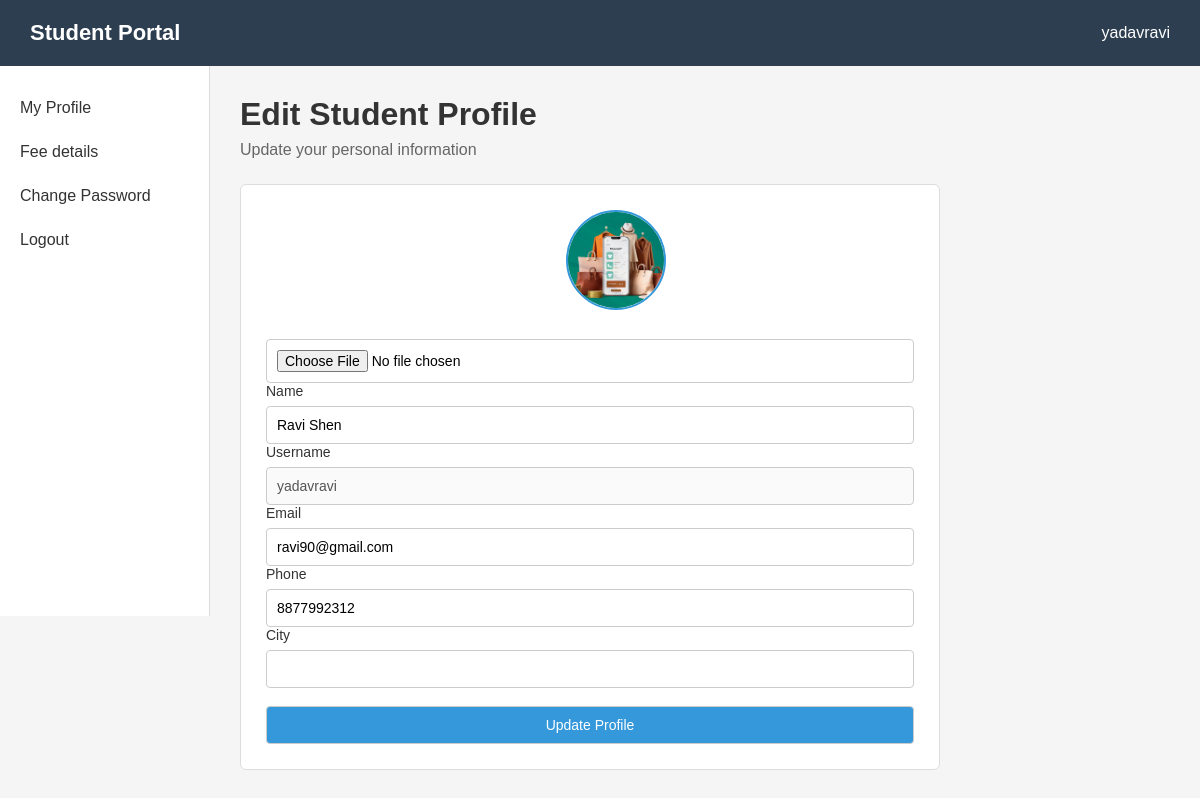
Page /show_profile (signed in) on the committed database.
### student/models.py (models this page shows)
class student(models.Model):
    name = models.CharField(max_length=20, null=True)
    email = models.CharField(max_length=30, null=True)
    username = models.CharField(max_length=12, unique=True, null=True)
    password = models.CharField(max_length=30, unique=True, null=True)
    college = models.CharField(max_length=50, null=True)
    city_name = models.CharField(max_length=20, null=True)
    Joining_Date = models.DateField(null=True)
    Total_fee = AnyValue(null=True)
    Paid_fee = AnyValue(null=True)
    left_fee = AnyValue(null=True)
    phone = AnyValue(max=10, null=True)
    Technology = models.CharField(max_length=20, null=True)
    image = models.ImageField(upload_to='student_images/',null=True,blank=True)

### student/views.py (the view, shortened to what this page needs)
# urls.py: path('show_profile',show_profile,name='show_profile'),
def show_profile(request):
       if 'student_id' not in request.session:
             return redirect('login')
       sid=request.session['student_id']
       stu=student.objects.get(id=sid)
       return render(request,'show_profile.html',{'stu':stu})

### student/models.py (called while the page is built)
    def get_internal_type(self):
        return "TextField"

    def from_db_value(self, value, expression, connection):
        return self.to_python(value)

    def to_python(self, value):
        if value is None or value == "":
            return None
        if isinstance(value, (dict, list, tuple, set, int, float, bool, type(None))):
            return value
        if isinstance(value, bytes):
            value = value.decode("utf-8")
        if isinstance(value, str):
            try:
                return json.loads(value)
            except (TypeError, ValueError):
                return value
        return value

### student/templates/show_profile.html (shortened to what this page needs)
<!DOCTYPE html>
<html lang="en">
<head>
</head>
<body>
    <div class="header">
        <h2>Student Portal</h2>
        <div class="stu-name">{{stu.username}}</div>
    </div>
    <div class="container">
        <div class="sidebar">
            <a href="{% url 'show_profile' %}">My Profile</a>
            <a href="">Fee details</a>
            <a href="">Change Password</a>
            <a href="">Logout</a>
        </div>
        <div class="main">
        <h1>Edit Student Profile</h1>
        <p>Update your personal information</p>
        <div class="form-box">
            <form method="post" enctype="multipart/form-data">
                <div class="image-box">
                  {% if stu.image %}
                    <img src="{{ stu.image.url }}"  class="stu-image">
                </div>
                {% endif %}
                   <input type="file" name="image">
                <div class="form-group">
                    <label>Name</label>
                    <input type="text" value="{{ stu.name }}" required name="name">
                </div>
                <div class="form-group">
                    <label>Username</label>
                    <input type="text" value="{{stu.username}}" required disabled>
                </div>
                <div class="form-group">
                    <label>Email</label>
                    <input type="text" value="{{stu.email}}" required name="email">
                    <label>Phone</label>
                    <input type="text" value="{{stu.phone}}" required name="phone">
                </div>
                <div class="form-group">
                    <label>City</label>
                    <input type="text" value="{{stu.city}}" required name="city">
                </div>
                <br>
                <input type="submit" class="btn" value="Update Profile">
            </form>
        </div>
    </div>
    </div>
</body>
</html>

### student/templates/show_profile.html (style rules this page uses)
* { margin: 0; padding:0; box-sizing: border-box; font-family: 'Trebuchet MS', 'Lucida Sans Unicode', 'Lucida Grande', 'Lucida Sans', Arial, sans-serif; }
body { background-color: #f5f5f5; }
.header { background: #2c3e50; color:white; padding:20px 30px; display: flex; justify-content: space-between; align-items: center; }
.header h2 { font-size: 22px; }
.stu-name { font-size: 16px; }
.container { display: flex; min-height: calc(100vh-64px); }
.sidebar { width: 210px; background-color: white; border-right: 1px solid #ddd; padding-top: 20px; height: 550px; }
.sidebar a { display: block; padding:13px 20px ; text-decoration: none; color:#333 }
.main { flex: 1; padding: 30px; }
.main h1 { color:#333; margin-bottom: 8px; }
.main p { color:#666; margin-bottom: 25px; }
.btn { display: inline-block; background-color: #3498db; color:white; padding:8px 15px; border-radius: 4px; text-decoration: none; font-size: 14px; }
.form-box { background-color: white; max-width: 700px; padding: 25px; border: 1px solid #ddd; border-radius: 6px; }
.form-box label { display: block; color:#333; margin-bottom: 7px; font-size: 14px; }
.form-box input { width: 100%; padding: 10px; border: 1px solid #ccc; font-size: 14px; outline: none; border: 1px solid #ccc; border-radius: 4px; }
.stu-image { width: 100px; height: 100px; object-fit: cover; border-radius: 50%; border: 2px solid #3498db; position: relative; left: 300px; }
.image-box { margin-bottom: 25px; }

### rows in the picture
student: username "yadavravi", image (picture), name "Ravi Shen", email "ravi90@gmail.com", phone "8877992312"
